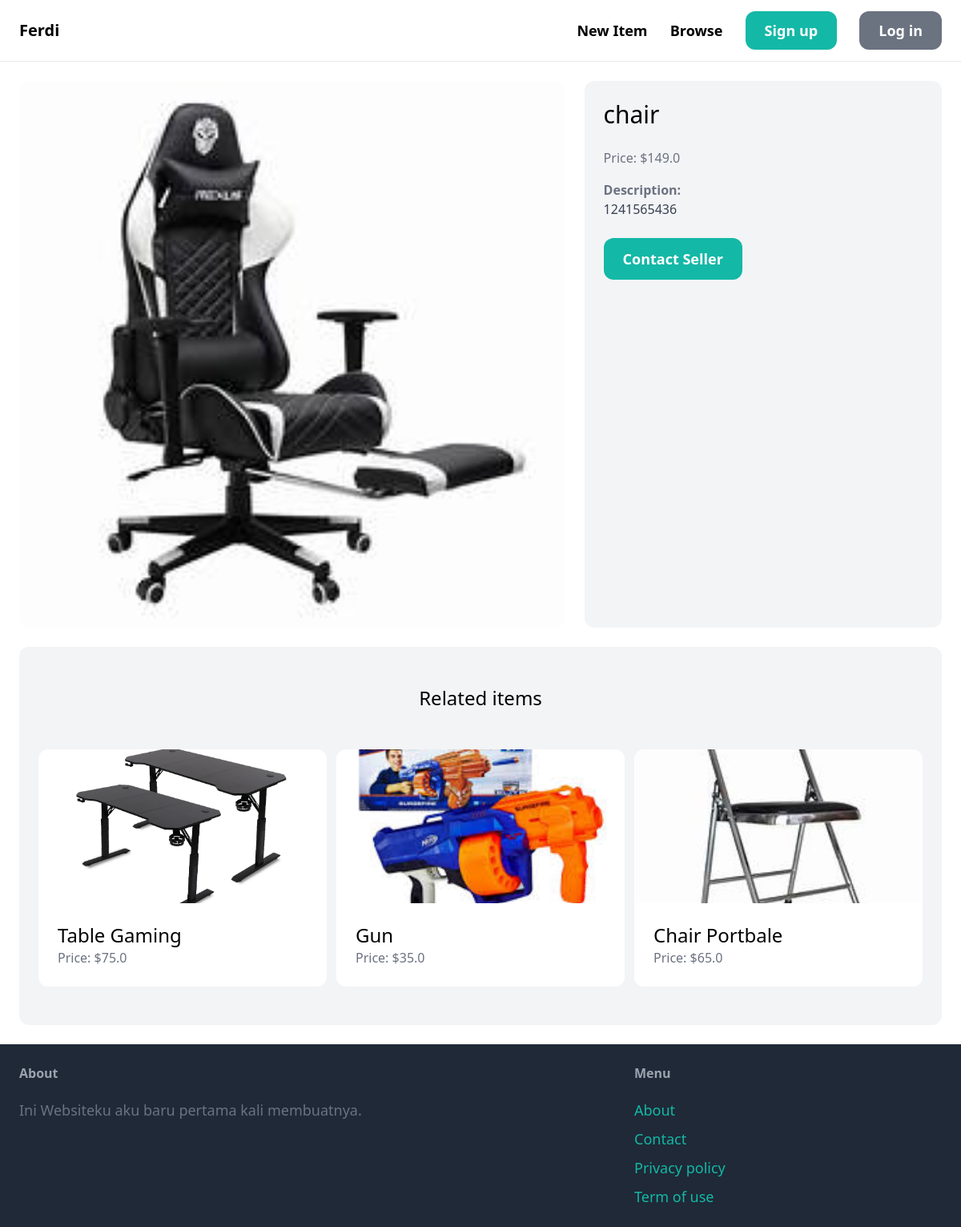
The page /item/5/ on the database its author committed.
### item/models.py (models this page shows, shortened)
class Item(models.Model):
    category = models.ForeignKey(Category, related_name='items', on_delete=models.CASCADE)
    name = models.CharField(max_length=255)
    description = models.TextField(blank=True, null=True)
    price = models.FloatField()
    image = models.ImageField(upload_to="item_images", blank=True, null=True)
    is_sold = models.BooleanField(default=False)
    created_by = models.ForeignKey(User, related_name='items', on_delete=models.CASCADE)  # Perbaiki typo
    created_at = models.DateTimeField(auto_now_add=True)  # Tambahkan spasi

### item/views.py (the view)
# urls.py: path('<int:pk>/', views.detail, name='detail'),
def detail(request, pk):
    item = get_object_or_404(Item, pk=pk)
    related_items = Item.objects.filter(category=item.category, is_sold=False).exclude(pk=pk)[0:3]
    return render(request,'item/detail.html', {
        'item' : item,
        'related_items' : related_items
    })

### item/templates/item/detail.html (shortened to what this page needs)
{% extends 'core/base.html' %}
{% block content %}
<div class="grid grid-cols-5 gap-6">
    <div class="col-span-3">
        <img src="{{ item.image.url }}" class="rounded-xl w-full">
    </div>
    <div class="col-span-2 p-6 bg-gray-100 rounded-xl">
        <h1 class="mb-6 text-3xl">{{ item.name }}</h1>
        <p class="text-gray-500">Price: ${{ item.price }}</p>
        {% if item.description %}
            <p class="text-gray-700 mt-4">
                <strong class="text-gray-500">Description:</strong><br>
                {{ item.description }}
            </p>
        {% endif %}
        <a href="#" class="inline-block mt-6 py-3 px-6 text-lg font-semibold bg-teal-500 text-white rounded-xl hover:bg-teal-700">
            Contact Seller
        </a>
    </div>
</div>
<div class="mt-6 px-6 py-12 bg-gray-100 rounded-xl">
    <h2 class="mb-12 text-2xl text-center">Related items</h2>
    <div class="grid grid-cols-3 gap-3">
        {% for item in related_items %}
            <div>
                <a href="{% url 'item:detail' item.id %}">
                    <div>
                        <img src="{{ item.image.url }}" class="rounded-t-xl w-full h-48 object-cover">
                    </div>
                    <div class="p-6 bg-white rounded-b-xl">
                        <h2 class="text-2xl">{{ item.name }}</h2>
                        <p class="text-gray-500">Price: ${{ item.price }}</p>
                    </div>
                </a>
            </div>
        {% endfor %}
    </div>
</div>
{% endblock %}

### rows shown on the page
Item: image (picture), name "chair", price "149.0", description "1241565436"
Item: image (picture), name "Table Gaming", price "75.0"
Item: image (picture), name "Gun", price "35.0"
Item: image (picture), name "Chair Portbale", price "65.0"
